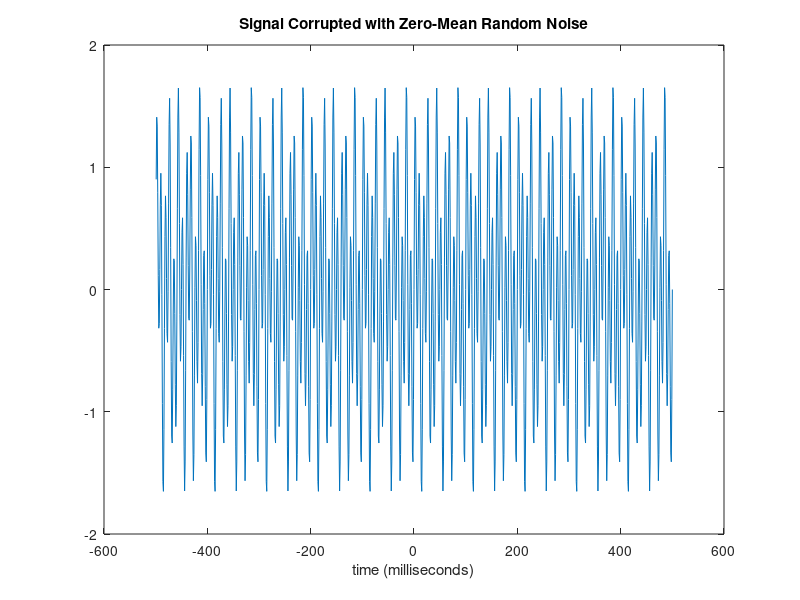
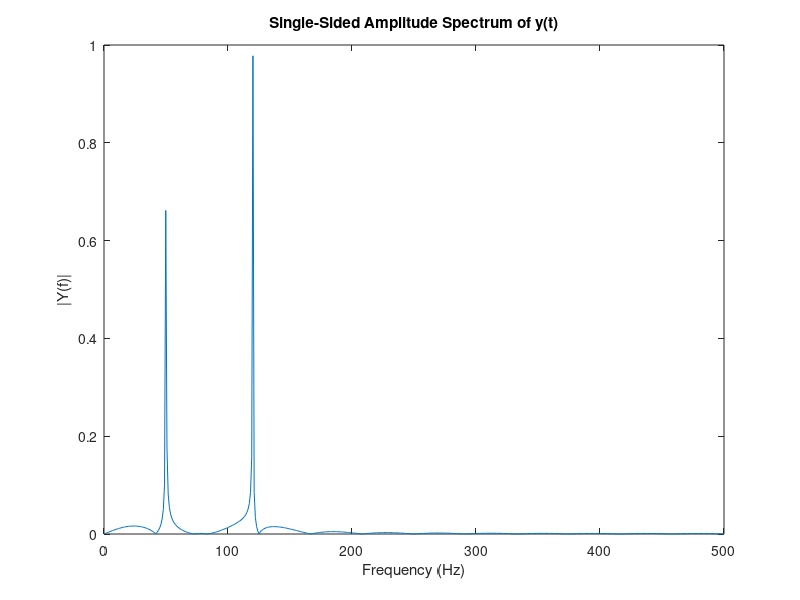

Write the MATLAB code that produced these figures, in order.
clear all
c = 299792458;                
Fs = 1000;                    
T = 1/Fs;                     
L = 1000;                     
t = (0:L-1)*T;                
t = t - t(L/2);
y = 0.7*sin(2*pi*50*t) + sin(2*pi*120*t); 
figure(1)
plot(Fs*t,y)
title('Signal Corrupted with Zero-Mean Random Noise')
xlabel('time (milliseconds)')
NFT = 2^nextpow2(L); 
Y = fft(y,NFT)/L;
f = Fs/2*linspace(0,1,NFT/2+1);

% Single-sided amplitude spectrum.
figure(2)
plot(f,2*abs(Y(1:NFT/2+1))) 
title('Single-Sided Amplitude Spectrum of y(t)')
xlabel('Frequency (Hz)')
ylabel('|Y(f)|')